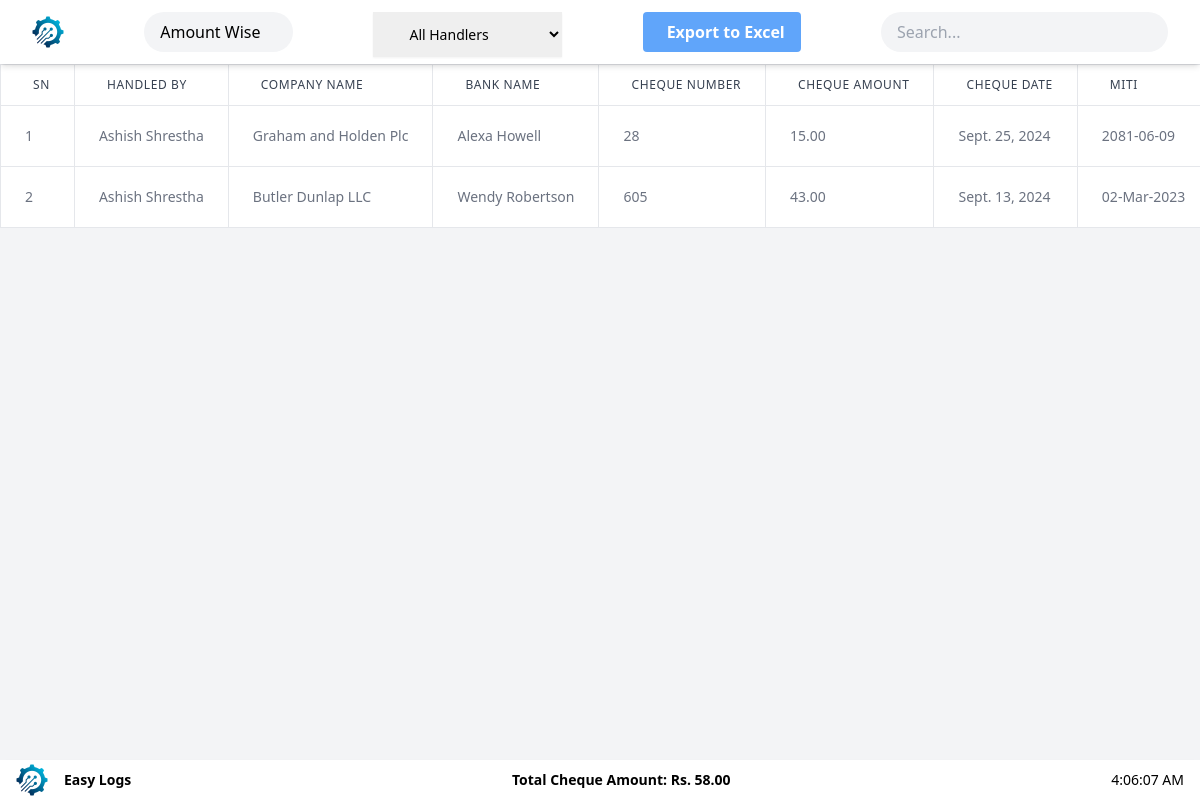
The app's page /due_cheque_reports/ (signed in), older data.
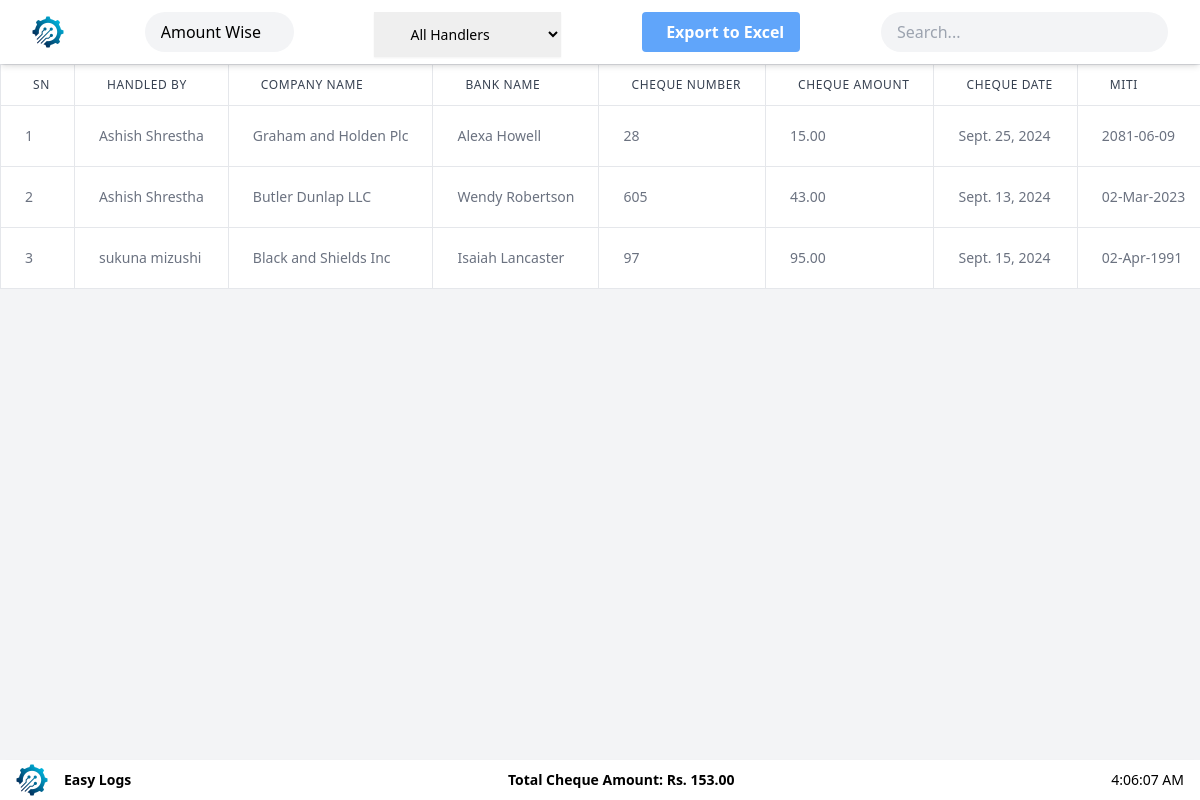
The same page, newer data.
### userauths/models.py (models this page shows)
class Cheque(models.Model):
    handled_by = models.CharField(max_length=255)
    company_name = models.CharField(max_length=255)
    bank_name = models.CharField(max_length=255)
    cheque_number = models.CharField(max_length=50)
    cheque_amount = models.DecimalField(max_digits=10, decimal_places=2)
    remarks = models.TextField(blank=True, null=True)
    cheque_date = models.DateField()
    cheque_miti = models.CharField(max_length=255)
    reminder_email = models.EmailField()
    extra_reminder_email = models.EmailField(blank=True, null=True)
    diposited = models.BooleanField(default=False)
    pending_status = models.BooleanField(default=True)

### userauths/views.py (the view, shortened to what this page needs)
# urls.py: path('due_cheque_reports/', views.cheque_reports , name="due_cheque_reports"),
@login_required
def cheque_reports(request):
    all_employees = Employee.objects.all()
    if request.user.is_superuser:
        all_cheques = Cheque.objects.filter(diposited=False)
    context = {
        'all_cheques': all_cheques,
        'is_superuser': request.user.is_superuser,
        'all_employees': all_employees if request.user.is_superuser else [employee] if employee else [],
    }
    return render(request, "cheque/cheque_reports.html", context)

### Templates/cheque/cheque_reports.html (shortened to what the changed rows need)
<!DOCTYPE html>
<html lang="en">
  <head>
    <script src="https://cdn.tailwindcss.com"></script>
    <link
      href="https://cdn.jsdelivr.net/npm/remixicon@3.5.0/fonts/remixicon.css"
      rel="stylesheet"
    />
  </head>
  <body class="bg-gray-100 min-h-screen flex flex-col">
    <div class="w-full overflow-x-auto flex-grow">
      <table id="dataTable" class="w-full bg-white border border-gray-200">
        <thead class="text-gray-700">
          <tr>
            <th
              class="px-6 py-3 text-left text-xs font-medium uppercase tracking-wider border whitespace-nowrap"
            >
              SN
            </th>
            <th
              class="px-6 py-3 text-left text-xs font-medium uppercase tracking-wider border whitespace-nowrap"
            >
              Handled
              By
            </th>
            <th
              class="px-6 py-3 text-left text-xs font-medium uppercase tracking-wider border whitespace-nowrap"
            >
              Company Name
            </th>
            <th
              class="px-6 py-3 text-left text-xs font-medium uppercase tracking-wider border whitespace-nowrap"
            >
              Bank
              Name
            </th>
            <th
              class="px-6 py-3 text-left text-xs font-medium uppercase tracking-wider border whitespace-nowrap"
            >
              Cheque Number
            </th>
            <th
              class="px-6 py-3 text-left text-xs font-medium uppercase tracking-wider border whitespace-nowrap"
            >
              Cheque Amount
            </th>
            <th
              class="px-6 py-3 text-left text-xs font-medium uppercase tracking-wider border whitespace-nowrap"
            >
              Cheque Date
            </th>
            <th
              class="px-6 py-3 text-left text-xs font-medium uppercase tracking-wider border whitespace-nowrap"
            >
              Miti
            </th>
          </tr>
        </thead>
        <tbody class="divide-y divide-gray-200">
          {% for cheque_data in all_cheques %}
          <tr class="cheque-row">
            <td
              class="px-6 py-4 whitespace-nowrap text-sm text-gray-500 border"
            >
              {{forloop.counter}}
            </td>
            <td
              class="handled-by px-6 py-4 whitespace-nowrap text-sm text-gray-500 border"
            >
              {{cheque_data.handled_by}}
            </td>
            <td
              class="px-6 py-4 whitespace-nowrap text-sm text-gray-500 border"
            >
              {{cheque_data.company_name}}
            </td>
            <td
              class="px-6 py-4 whitespace-nowrap text-sm text-gray-500 border"
            >
              {{cheque_data.bank_name}}
            </td>
            <td
              class="px-6 py-4 whitespace-nowrap text-sm text-gray-500 border"
            >
              {{cheque_data.cheque_number}}
            </td>
            <td
              class="px-6 py-4 whitespace-nowrap text-sm text-gray-500 border cheque-amount"
            >
              {{cheque_data.cheque_amount}}
            </td>
            <td
              class="px-6 py-4 whitespace-nowrap text-sm text-gray-500 border"
            >
              {{cheque_data.cheque_date}}
            </td>
            <td
              class="px-6 py-4 whitespace-nowrap text-sm text-gray-500 border"
            >
              {{cheque_data.cheque_miti}}
            </td>
          </tr>
          {% endfor %}
        </tbody>
      </table>
    </div>
    <footer
      class="sticky bottom-0 bg-white shadow-md h-10 flex items-center justify-between px-4"
    >
      <div class="flex items-center">
        <img
        class="h-8 w-auto"
        src="/static/images/Logo.png"
        alt="Easy Logs"
      />
        <span class="text-sm font-semibold ml-4">Easy Logs</span>
      </div>
      <div id="totalChequeAmount" class="text-sm font-semibold">
      </div>
      <div id="currentTime" class="text-sm">
      </div>
    </footer>
  </body>
</html>

Row changes from the older to the newer data that the page shows:
added Cheque: handled_by "sukuna mizushi", company_name "Black and Shields Inc", bank_name "Isaiah Lancaster", cheque_number "97", cheque_amount "95.00", cheque_date "Sept. 15, 2024", cheque_miti "02-Apr-1991"
Text that changed along with them:
text written by a page script: "Total Cheque Amount: Rs. 58.00" → "Total Cheque Amount: Rs. 153.00"
